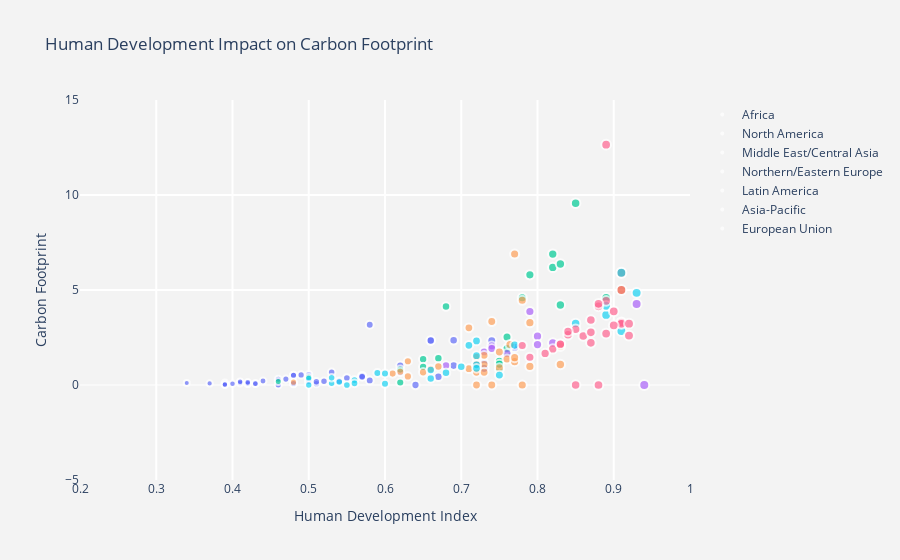

The notebook cell saved with this chart:
### Markdown cell above
## Hypothesis 2: More Poverty a country has, the more carbon footprint

### Code cell
import chart_studio.plotly as py
import plotly.graph_objs as go
from plotly.offline import init_notebook_mode, iplot
init_notebook_mode(connected=True)
import pandas as pd
import math

df_2007 = MERGE2
df_2007['HDI'].fillna(0, inplace=True)
df_2007['ExpTrade_Mill'].fillna(0, inplace=True)
df_2007['Total Ecological Footprint'].fillna(0, inplace=True)
df_2007['GDP per Capita'].fillna(0, inplace=True)
df_2007["Population (millions)"].fillna(0, inplace=True)
df_2007["Carbon Footprint"].fillna(0, inplace=True)

#slope = 2.666051223553066e-05
hover_text = []
bubble_size = []

for index, row in df_2007.iterrows(): # each row of the df_2007 will be referenced
    hover_text.append(('Country: {country}<br>'+
                      'Total Ecological Footprint: {EcoFoot}<br>'+
                      'GDP per capita: {gdp}<br>'+
                      'Population (Millions): {pop}<br>'+
                      'Year: {year}').format(country=row['Country'],
                                            EcoFoot=row['Total Ecological Footprint'],
                                            gdp=row['GDP per Capita'],
                                            pop=row["Population (millions)"],
                                            year='2016'))
    #bubble_size.append(math.sqrt(row["Population (millions)"]*slope))
    bubble_size.append(row["HDI"])

df_2007['text'] = hover_text
df_2007['size'] = bubble_size
sizeref = 2.*max(df_2007['size'])/(10**2)

trace0 = go.Scatter(
    x=df_2007['HDI'][df_2007['Region'] == 'Africa'],
    y=df_2007["Carbon Footprint"][df_2007['Region'] == 'Africa'],
    mode='markers',
    name='Africa',
    text=df_2007['text'][df_2007['Region'] == 'Africa'],
    marker=dict(
        symbol='circle',
        sizemode='area',
        sizeref=sizeref,
        size=df_2007['size'][df_2007['Region'] == 'Africa'],
        line=dict(
            width=2
        ),
    )
)
trace1 = go.Scatter(
    x=df_2007['HDI'][df_2007['Region'] == 'North America'],
    y=df_2007["Carbon Footprint"][df_2007['Region'] == 'North America'],
    mode='markers',
    name='North America',
    text=df_2007['text'][df_2007['Region'] == 'North America'],
    marker=dict(
        sizemode='area',
        sizeref=sizeref,
        size=df_2007['size'][df_2007['Region'] == 'North America'],
        line=dict(
            width=2
        ),
    )
)
trace2 = go.Scatter(
    x=df_2007['HDI'][df_2007['Region'] == 'Middle East/Central Asia'],
    y=df_2007["Carbon Footprint"][df_2007['Region'] == 'Middle East/Central Asia'],
    mode='markers',
    name='Middle East/Central Asia',
    text=df_2007['text'][df_2007['Region'] == 'Middle East/Central Asia'],
    marker=dict(
        sizemode='area',
        sizeref=sizeref,
        size=df_2007['size'][df_2007['Region'] == 'Middle East/Central Asia'],
        line=dict(
            width=2
        ),
    )
)
trace3 = go.Scatter(
    x=df_2007['HDI'][df_2007['Region'] == 'Northern/Eastern Europe'],
    y=df_2007["Carbon Footprint"][df_2007['Region'] == 'Northern/Eastern Europe'],
    mode='markers',
    name='Northern/Eastern Europe',
    text=df_2007['text'][df_2007['Region'] == 'Northern/Eastern Europe'],
    marker=dict(
        sizemode='area',
        sizeref=sizeref,
        size=df_2007['size'][df_2007['Region'] == 'Northern/Eastern Europe'],
        line=dict(
            width=2
        ),
    )
)
trace4 = go.Scatter(
    x=df_2007['HDI'][df_2007['Region'] == 'Latin America'],
    y=df_2007["Carbon Footprint"][df_2007['Region'] == 'Latin America'],
    mode='markers',
    name='Latin America',
    text=df_2007['text'][df_2007['Region'] == 'Latin America'],
    marker=dict(
        sizemode='area',
        sizeref=sizeref,
        size=df_2007['size'][df_2007['Region'] == 'Latin America'],
        line=dict(
            width=2
        ),
    )
)

trace5 = go.Scatter(
    x=df_2007['HDI'][df_2007['Region'] == 'Asia-Pacific'],
    y=df_2007["Carbon Footprint"][df_2007['Region'] == 'Asia-Pacific'],
    mode='markers',
    name='Asia-Pacific',
    text=df_2007['text'][df_2007['Region'] == 'Asia-Pacific'],
    marker=dict(
        sizemode='area',
        sizeref=sizeref,
        size=df_2007['size'][df_2007['Region'] == 'Asia-Pacific'],
        line=dict(
            width=2
        ),
    )
)

trace6 = go.Scatter(
    x=df_2007['HDI'][df_2007['Region'] == 'European Union'],
    y=df_2007["Carbon Footprint"][df_2007['Region'] == 'European Union'],
    mode='markers',
    name='European Union',
    text=df_2007['text'][df_2007['Region'] == 'European Union'],
    marker=dict(
        sizemode='area',
        sizeref=sizeref,
        size=df_2007['size'][df_2007['Region'] == 'European Union'],
        line=dict(
            width=2
        ),
    )
)
                      
trace7 = go.Scatter(
    x=df_2007['HDI'][df_2007['Region'] == 'nan'],
    y=df_2007["Carbon Footprint"][df_2007['Region'] == 'nan'],
    mode='markers',
    name='nan',
    text=df_2007['text'][df_2007['Region'] == 'nan'],
    marker=dict(
        sizemode='area',
        sizeref=sizeref,
        size=df_2007['size'][df_2007['Region'] == 'nan'],
        line=dict(
            width=2
        ),
    )
)
                      
data = [trace0, trace1, trace2, trace3, trace4, trace5, trace6, trace7]
layout = go.Layout(
    title='Human Development Impact on Carbon Footprint',
    xaxis=dict(
        title='Human Development Index',
        gridcolor='rgb(255, 255, 255)',
        range=[0.2, 1],
        #type='log',
        zerolinewidth=1,
        ticklen=5,
        gridwidth=2,
    ),
    yaxis=dict(
        title='Carbon Footprint',
        gridcolor='rgb(255, 255, 255)',
        range=[-5, 15],
        zerolinewidth=1,
        ticklen=5,
        gridwidth=2,
    ),
    paper_bgcolor='rgb(243, 243, 243)',
    plot_bgcolor='rgb(243, 243, 243)',
)

fig = go.Figure(data=data, layout=layout)
iplot(fig)

### Figure 1 — Plotly figure (JSON) as saved in the notebook; plotly's stock layout.template omitted (floating-point values rounded to 4 significant figures)
{"data": [{"marker": {"line": {"width": 2}, "size": [0.73, 0.52, 0.48, 0.69, 0.39, 0.39, 0.64, 0.5, 0.37, 0.39, 0.5, 0.57, 0.57, 0.42, 0.42, 0, 0.46, 0.69, 0.58, 0.39, 0.43, 0.67, 0.44, 0.57, 0.41, 0.42, 0.54, 0.48, 0.42, 0.74, 0.51, 0.43, 0.41, 0.5, 0.77, 0.62, 0.41, 0.62, 0.34, 0.5, 0.48, 0, 0.55, 0.46, 0.4, 0, 0.66, 0.66, 0.53, 0.51, 0.47, 0.72, 0.48, 0.58, 0.49], "sizemode": "area", "sizeref": 0.0188, "symbol": "circle"}, "mode": "markers", "name": "Africa", "text": ["Country: Algeria<br>Total Ecological Footprint: 2.12<br>GDP per capita: $5,430.57<br>Population (Millions): 38.48<br>Year: 2016", "Country: Angola<br>Total Ecological Footprint: 0.93<br>GDP per capita: $4,665.91<br>Population (Millions): 20.82<br>Year: 2016", "Country: Benin<br>Total Ecological Footprint: 1.41<br>GDP per capita: $746.83<br>Population (Millions): 10.05<br>Year: 2016", "Country: Botswana<br>Total Ecological Footprint: 3.83<br>GDP per capita: $7,743.50<br>Population (Millions): 2.0<br>Year: 2016", "Country: Burkina Faso<br>Total Ecological Footprint: 1.21<br>GDP per capita: $671.07<br>Population (Millions): 16.46<br>Year: 2016", "Country: Burundi<br>Total Ecological Footprint: 0.8<br>GDP per capita: $276.69<br>Population (Millions): 9.85<br>Year: 2016", "Country: Cabo Verde<br>Total Ecological Footprint: 2.52<br>GDP per capita: $3,801.45<br>Population (Millions): 0.49<br>Year: 2016", "Country: Cameroon<br>Total Ecological Footprint: 1.17<br>GDP per capita: $1,271.21<br>Population (Millions): 21.7<br>Year: 2016", "Country: Central African Republic<br>Total Ecological Footprint: 1.24<br>GDP per capita: $495.04<br>Population (Millions): 4.53<br>Year: 2016", "Country: Chad<br>Total Ecological Footprint: 1.46<br>GDP per capita: $1,161.22<br>Population (Millions): 12.45<br>Year: 2016", "Country: Comoros<br>Total Ecological Footprint: 1.03<br>GDP per capita: $860.24<br>Population (Millions): 0.72<br>Year: 2016", "Country: Congo<br>Total Ecological Footprint: 1.29<br>GDP per capita: $1,943.69<br>Population (Millions): 4.34<br>Year: 2016", "Country: Congo<br>Total Ecological Footprint: 1.29<br>GDP per capita: $1,943.69<br>Population (Millions): 4.34<br>Year: 2016", "Country: Congo<br>Total Ecological Footprint: 0.82<br>GDP per capita: $338.63<br>Population (Millions): 65.7<br>Year: 2016", "Country: Congo<br>Total Ecological Footprint: 0.82<br>GDP per capita: $338.63<br>Population (Millions): 65.7<br>Year: 2016", "Country: CotedeIvoire<br>Total Ecological Footprint: 1.27<br>GDP per capita: $1,016.83<br>Population (Millions): 19.84<br>Year: 2016", "Country: Djibouti<br>Total Ecological Footprint: 2.19<br>GDP per capita: $1,433.17<br>Population (Millions): 0.86<br>Year: 2016", "Country: Egypt<br>Total Ecological Footprint: 2.15<br>GDP per capita: $2,930.33<br>Population (Millions): 80.72<br>Year: 2016", "Country: Equatorial Guinea<br>Total Ecological Footprint: 3.97<br>GDP per capita: $24,064.00<br>Population (Millions): 0.74<br>Year: 2016", "Country: Eritrea<br>Total Ecological Footprint: 0.42<br>GDP per capita: $439.73<br>Population (Millions): 6.13<br>Year: 2016", "Country: Ethiopia<br>Total Ecological Footprint: 1.02<br>GDP per capita: $379.38<br>Population (Millions): 91.73<br>Year: 2016", "Country: Gabon<br>Total Ecological Footprint: 2.02<br>GDP per capita: $11,989.00<br>Population (Millions): 1.63<br>Year: 2016", "Country: Gambia<br>Total Ecological Footprint: 1.03<br>GDP per capita: $505.76<br>Population (Millions): 1.79<br>Year: 2016", "Country: Ghana<br>Total Ecological Footprint: 1.97<br>GDP per capita: $1,627.90<br>Population (Millions): 25.37<br>Year: 2016", "Country: Guinea<br>Total Ecological Footprint: 1.41<br>GDP per capita: $459.09<br>Population (Millions): 11.45<br>Year: 2016", "Country: Guinea-Bissau<br>Total Ecological Footprint: 1.53<br>GDP per capita: $681.25<br>Population (Millions): 1.66<br>Year: 2016", "Country: Kenya<br>Total Ecological Footprint: 1.03<br>GDP per capita: $1,062.11<br>Population (Millions): 43.18<br>Year: 2016", "Country: Lesotho<br>Total Ecological Footprint: 1.66<br>GDP per capita: $1,338.42<br>Population (Millions): 2.05<br>Year: 2016", "Country: Liberia<br>Total Ecological Footprint: 1.21<br>GDP per capita: $397.38<br>Population (Millions): 4.19<br>Year: 2016", "Country: Libyan Arab Jamahiriya<br>Total Ecological Footprint: 3.69<br>GDP per capita: $5,859.43<br>Population (Millions): 6.16<br>Year: 2016", "Country: Madagascar<br>Total Ecological Footprint: 0.99<br>GDP per capita: $456.33<br>Population (Millions): 22.29<br>Year: 2016", "Country: Malawi<br>Total Ecological Footprint: 0.81<br>GDP per capita: $493.84<br>Population (Millions): 15.91<br>Year: 2016", "Country: Mali<br>Total Ecological Footprint: 1.53<br>GDP per capita: $741.22<br>Population (Millions): 14.85<br>Year: 2016", "Country: Mauritania<br>Total Ecological Footprint: 2.54<br>GDP per capita: $1,524.39<br>Population (Millions): 3.8<br>Year: 2016", "Country: Mauritius<br>Total Ecological Footprint: 3.46<br>GDP per capita: $8,811.15<br>Population (Millions): 1.24<br>Year: 2016", "Country: Morocco<br>Total Ecological Footprint: 1.68<br>GDP per capita: $3,149.43<br>Population (Millions): 32.52<br>Year: 2016", "Country: Mozambique<br>Total Ecological Footprint: 0.87<br>GDP per capita: $538.82<br>Population (Millions): 25.2<br>Year: 2016", "Country: Namibia<br>Total Ecological Footprint: 2.48<br>GDP per capita: $5,880.80<br>Population (Millions): 2.26<br>Year: 2016", "Country: Niger<br>Total Ecological Footprint: 1.56<br>GDP per capita: $410.91<br>Population (Millions): 17.16<br>Year: 2016", "Country: Nigeria<br>Total Ecological Footprint: 1.16<br>GDP per capita: $2,612.12<br>Population (Millions): 168.83<br>Year: 2016", "Country: Rwanda<br>Total Ecological Footprint: 0.87<br>GDP per capita: $628.08<br>Population (Millions): 11.46<br>Year: 2016", "Country: Réunion<br>Total Ecological Footprint: 3.65<br>GDP per capita: 0<br>Population (Millions): 0.86<br>Year: 2016", "Country: Sao Tome and Principe<br>Total Ecological Footprint: 1.49<br>GDP per capita: $1,384.53<br>Population (Millions): 0.19<br>Year: 2016", "Country: Senegal<br>Total Ecological Footprint: 1.21<br>GDP per capita: $1,079.27<br>Population (Millions): 13.73<br>Year: 2016", "Country: Sierra Leone<br>Total Ecological Footprint: 1.24<br>GDP per capita: $499.89<br>Population (Millions): 5.98<br>Year: 2016", "Country: Somalia<br>Total Ecological Footprint: 1.24<br>GDP per capita: 0<br>Population (Millions): 10.2<br>Year: 2016", "Country: South Africa<br>Total Ecological Footprint: 3.31<br>GDP per capita: $8,089.87<br>Population (Millions): 52.39<br>Year: 2016", "Country: South Africa<br>Total Ecological Footprint: 3.31<br>GDP per capita: $8,089.87<br>Population (Millions): 52.39<br>Year: 2016", "Country: Swaziland<br>Total Ecological Footprint: 2.01<br>GDP per capita: $4,657.48<br>Population (Millions): 1.23<br>Year: 2016", "Country: Tanzania, United Republic of<br>Total Ecological Footprint: 1.32<br>GDP per capita: $765.33<br>Population (Millions): 47.78<br>Year: 2016", "Country: Togo<br>Total Ecological Footprint: 1.13<br>GDP per capita: $580.86<br>Population (Millions): 6.64<br>Year: 2016", "Country: Tunisia<br>Total Ecological Footprint: 2.34<br>GDP per capita: $4,305.07<br>Population (Millions): 10.88<br>Year: 2016", "Country: Uganda<br>Total Ecological Footprint: 1.24<br>GDP per capita: $601.35<br>Population (Millions): 36.35<br>Year: 2016", "Country: Zambia<br>Total Ecological Footprint: 0.99<br>GDP per capita: $1,740.64<br>Population (Millions): 14.08<br>Year: 2016", "Country: Zimbabwe<br>Total Ecological Footprint: 1.37<br>GDP per capita: $865.91<br>Population (Millions): 13.72<br>Year: 2016"], "type": "scatter", "x": [0.73, 0.52, 0.48, 0.69, 0.39, 0.39, 0.64, 0.5, 0.37, 0.39, 0.5, 0.57, 0.57, 0.42, 0.42, 0, 0.46, 0.69, 0.58, 0.39, 0.43, 0.67, 0.44, 0.57, 0.41, 0.42, 0.54, 0.48, 0.42, 0.74, 0.51, 0.43, 0.41, 0.5, 0.77, 0.62, 0.41, 0.62, 0.34, 0.5, 0.48, 0, 0.55, 0.46, 0.4, 0, 0.66, 0.66, 0.53, 0.51, 0.47, 0.72, 0.48, 0.58, 0.49], "y": [1.14, 0.2, 0.51, 2.36, 0.12, 0.04, 0, 0.19, 0.08, 0.01, 0.25, 0.47, 0.47, 0.07, 0.07, 0.26, 0, 1.02, 3.17, 0.03, 0.07, 0.43, 0.21, 0.43, 0.16, 0.09, 0.2, 0.51, 0.14, 2.33, 0.07, 0.07, 0.1, 0.55, 1.99, 0.67, 0.17, 1.02, 0.1, 0.21, 0.07, 3.27, 0.37, 0.3, 0.07, 0.07, 2.34, 2.34, 0.67, 0.17, 0.31, 1.11, 0.08, 0.24, 0.53]}, {"marker": {"line": {"width": 2}, "size": [0, 0.91, 0.91], "sizemode": "area", "sizeref": 0.0188}, "mode": "markers", "name": "North America", "text": ["Country: Bermuda<br>Total Ecological Footprint: 5.77<br>GDP per capita: $70,626.30<br>Population (Millions): 0.06<br>Year: 2016", "Country: Canada<br>Total Ecological Footprint: 8.17<br>GDP per capita: $52,145.40<br>Population (Millions): 34.84<br>Year: 2016", "Country: USA<br>Total Ecological Footprint: 8.22<br>GDP per capita: $49,725.00<br>Population (Millions): 317.5<br>Year: 2016"], "type": "scatter", "x": [0, 0.91, 0.91], "y": [0, 5, 5.9]}, {"marker": {"line": {"width": 2}, "size": [0.46, 0.73, 0.75, 0.82, 0.75, 0.76, 0.65, 0.89, 0.75, 0.78, 0.82, 0.65, 0.76, 0.79, 0.85, 0.83, 0.62, 0.62, 0.76, 0.68, 0.83, 0.67, 0.5], "sizemode": "area", "sizeref": 0.0188}, "mode": "markers", "name": "Middle East/Central Asia", "text": ["Country: Afghanistan<br>Total Ecological Footprint: 0.79<br>GDP per capita: $614.66<br>Population (Millions): 29.82<br>Year: 2016", "Country: Armenia<br>Total Ecological Footprint: 2.23<br>GDP per capita: $3,426.39<br>Population (Millions): 2.97<br>Year: 2016", "Country: Azerbaijan<br>Total Ecological Footprint: 2.31<br>GDP per capita: $7,106.04<br>Population (Millions): 9.31<br>Year: 2016", "Country: Bahrain<br>Total Ecological Footprint: 7.49<br>GDP per capita: $24,299.00<br>Population (Millions): 1.32<br>Year: 2016", "Country: Georgia<br>Total Ecological Footprint: 1.58<br>GDP per capita: $3,710.70<br>Population (Millions): 4.36<br>Year: 2016", "Country: Iran<br>Total Ecological Footprint: 2.79<br>GDP per capita: $7,511.10<br>Population (Millions): 76.42<br>Year: 2016", "Country: Iraq<br>Total Ecological Footprint: 1.88<br>GDP per capita: $5,848.54<br>Population (Millions): 32.78<br>Year: 2016", "Country: Israel<br>Total Ecological Footprint: 6.22<br>GDP per capita: $33,718.90<br>Population (Millions): 7.64<br>Year: 2016", "Country: Jordan<br>Total Ecological Footprint: 2.1<br>GDP per capita: $4,615.17<br>Population (Millions): 7.01<br>Year: 2016", "Country: Kazakhstan<br>Total Ecological Footprint: 5.55<br>GDP per capita: $11,278.00<br>Population (Millions): 16.27<br>Year: 2016", "Country: Kuwait<br>Total Ecological Footprint: 8.13<br>GDP per capita: $41,830.50<br>Population (Millions): 3.25<br>Year: 2016", "Country: Kyrgyzstan<br>Total Ecological Footprint: 1.91<br>GDP per capita: $1,116.37<br>Population (Millions): 5.47<br>Year: 2016", "Country: Lebanon<br>Total Ecological Footprint: 3.84<br>GDP per capita: $9,143.86<br>Population (Millions): 4.65<br>Year: 2016", "Country: Oman<br>Total Ecological Footprint: 7.52<br>GDP per capita: $22,622.80<br>Population (Millions): 3.31<br>Year: 2016", "Country: Qatar<br>Total Ecological Footprint: 10.8<br>GDP per capita: $99,431.50<br>Population (Millions): 2.05<br>Year: 2016", "Country: Saudi Arabia<br>Total Ecological Footprint: 5.61<br>GDP per capita: $23,593.80<br>Population (Millions): 28.29<br>Year: 2016", "Country: Syrian Arab Republic<br>Total Ecological Footprint: 1.51<br>GDP per capita: 0<br>Population (Millions): 21.89<br>Year: 2016", "Country: Tajikistan<br>Total Ecological Footprint: 0.91<br>GDP per capita: $836.17<br>Population (Millions): 8.01<br>Year: 2016", "Country: Turkey<br>Total Ecological Footprint: 3.33<br>GDP per capita: $10,437.70<br>Population (Millions): 74.0<br>Year: 2016", "Country: Turkmenistan<br>Total Ecological Footprint: 5.47<br>GDP per capita: $5,290.14<br>Population (Millions): 5.17<br>Year: 2016", "Country: United Arab Emirates<br>Total Ecological Footprint: 7.93<br>GDP per capita: $40,817.40<br>Population (Millions): 9.206<br>Year: 2016", "Country: Uzbekistan<br>Total Ecological Footprint: 2.32<br>GDP per capita: $1,560.85<br>Population (Millions): 28.54<br>Year: 2016", "Country: Yemen<br>Total Ecological Footprint: 1.03<br>GDP per capita: $1,302.30<br>Population (Millions): 23.85<br>Year: 2016"], "type": "scatter", "x": [0.46, 0.73, 0.75, 0.82, 0.75, 0.76, 0.65, 0.89, 0.75, 0.78, 0.82, 0.65, 0.76, 0.79, 0.85, 0.83, 0.62, 0.62, 0.76, 0.68, 0.83, 0.67, 0.5], "y": [0.18, 0.89, 1.25, 6.19, 0.83, 1.72, 1.36, 4.59, 1.09, 4.59, 6.89, 0.95, 2.52, 5.8, 9.57, 4.21, 0.81, 0.13, 1.92, 4.13, 6.37, 1.41, 0.42]}, {"marker": {"line": {"width": 2}, "size": [0.73, 0.8, 0.73, 0.82, 0.74, 0.68, 0.8, 0.94, 0.79, 0.76, 0.93, 0.74], "sizemode": "area", "sizeref": 0.0188}, "mode": "markers", "name": "Northern/Eastern Europe", "text": ["Country: Albania<br>Total Ecological Footprint: 2.21<br>GDP per capita: $4,534.37<br>Population (Millions): 3.16<br>Year: 2016", "Country: Belarus<br>Total Ecological Footprint: 5.09<br>GDP per capita: $6,300.45<br>Population (Millions): 9.4<br>Year: 2016", "Country: Bosnia Herzegovina<br>Total Ecological Footprint: 3.12<br>GDP per capita: $4,708.85<br>Population (Millions): 3.83<br>Year: 2016", "Country: Croatia<br>Total Ecological Footprint: 3.92<br>GDP per capita: $14,522.80<br>Population (Millions): 4.31<br>Year: 2016", "Country: Macedonia<br>Total Ecological Footprint: 3.26<br>GDP per capita: $5,174.89<br>Population (Millions): 2.11<br>Year: 2016", "Country: Moldova<br>Total Ecological Footprint: 1.78<br>GDP per capita: $1,971.03<br>Population (Millions): 3.51<br>Year: 2016", "Country: Montenegro<br>Total Ecological Footprint: 3.78<br>GDP per capita: $7,251.60<br>Population (Millions): 0.62<br>Year: 2016", "Country: Norway<br>Total Ecological Footprint: 4.98<br>GDP per capita: $100,172.00<br>Population (Millions): 4.99<br>Year: 2016", "Country: Russian Federation<br>Total Ecological Footprint: 5.69<br>GDP per capita: $13,320.20<br>Population (Millions): 143.17<br>Year: 2016", "Country: Serbia<br>Total Ecological Footprint: 2.7<br>GDP per capita: $6,426.18<br>Population (Millions): 9.55<br>Year: 2016", "Country: Switzerland<br>Total Ecological Footprint: 5.79<br>GDP per capita: $88,506.20<br>Population (Millions): 8.0<br>Year: 2016", "Country: Ukraine<br>Total Ecological Footprint: 2.84<br>GDP per capita: $3,589.63<br>Population (Millions): 45.53<br>Year: 2016"], "type": "scatter", "x": [0.73, 0.8, 0.73, 0.82, 0.74, 0.68, 0.8, 0.94, 0.79, 0.76, 0.93, 0.74], "y": [0.87, 2.57, 1.74, 2.21, 2.06, 1.03, 2.13, 0, 3.87, 1.66, 4.26, 1.92]}, {"marker": {"line": {"width": 2}, "size": [0.78, 0.83, 0, 0.78, 0.79, 0.65, 0.75, 0, 0, 0.83, 0.72, 0.76, 0.77, 0.72, 0.71, 0.73, 0.66, 0, 0.74, 0, 0.62, 0.63, 0.48, 0.61, 0.72, 0, 0.75, 0, 0.63, 0.77, 0.67, 0.73, 0.74, 0.73, 0.72, 0.71, 0.77, 0.79, 0.7638], "sizemode": "area", "sizeref": 0.0188}, "mode": "markers", "name": "Latin America", "text": ["Country: Antigua and Barbuda<br>Total Ecological Footprint: 5.38<br>GDP per capita: $13,205.10<br>Population (Millions): 0.09<br>Year: 2016", "Country: Argentina<br>Total Ecological Footprint: 3.14<br>GDP per capita: $13,540.00<br>Population (Millions): 41.09<br>Year: 2016", "Country: Aruba<br>Total Ecological Footprint: 11.88<br>GDP per capita: 0<br>Population (Millions): 0.1<br>Year: 2016", "Country: Bahamas<br>Total Ecological Footprint: 6.84<br>GDP per capita: $22,647.30<br>Population (Millions): 0.37<br>Year: 2016", "Country: Barbados<br>Total Ecological Footprint: 4.48<br>GDP per capita: $15,722.80<br>Population (Millions): 0.28<br>Year: 2016", "Country: Bolivia<br>Total Ecological Footprint: 2.96<br>GDP per capita: $2,253.09<br>Population (Millions): 10.5<br>Year: 2016", "Country: Brazil<br>Total Ecological Footprint: 3.11<br>GDP per capita: $13,237.60<br>Population (Millions): 198.66<br>Year: 2016", "Country: British Virgin Islands<br>Total Ecological Footprint: 2.86<br>GDP per capita: 0<br>Population (Millions): 0.03<br>Year: 2016", "Country: Cayman Islands<br>Total Ecological Footprint: 5.65<br>GDP per capita: 0<br>Population (Millions): 0.06<br>Year: 2016", "Country: Chile<br>Total Ecological Footprint: 4.36<br>GDP per capita: $14,525.80<br>Population (Millions): 17.46<br>Year: 2016", "Country: Colombia<br>Total Ecological Footprint: 1.87<br>GDP per capita: $7,305.22<br>Population (Millions): 47.7<br>Year: 2016", "Country: Costa Rica<br>Total Ecological Footprint: 2.84<br>GDP per capita: $8,979.96<br>Population (Millions): 4.8<br>Year: 2016", "Country: Cuba<br>Total Ecological Footprint: 1.95<br>GDP per capita: $5,175.94<br>Population (Millions): 11.27<br>Year: 2016", "Country: Dominica<br>Total Ecological Footprint: 2.57<br>GDP per capita: $7,088.01<br>Population (Millions): 0.07<br>Year: 2016", "Country: Dominican Republic<br>Total Ecological Footprint: 1.53<br>GDP per capita: $6,085.89<br>Population (Millions): 10.28<br>Year: 2016", "Country: Ecuador<br>Total Ecological Footprint: 2.17<br>GDP per capita: $5,192.88<br>Population (Millions): 15.49<br>Year: 2016", "Country: El Salvador<br>Total Ecological Footprint: 2.07<br>GDP per capita: $3,696.33<br>Population (Millions): 6.3<br>Year: 2016", "Country: French Guiana<br>Total Ecological Footprint: 2.34<br>GDP per capita: 0<br>Population (Millions): 0.24<br>Year: 2016", "Country: Grenada<br>Total Ecological Footprint: 2.98<br>GDP per capita: $7,410.48<br>Population (Millions): 0.1<br>Year: 2016", "Country: Guadeloupe<br>Total Ecological Footprint: 3.23<br>GDP per capita: 0<br>Population (Millions): 0.46<br>Year: 2016", "Country: Guatemala<br>Total Ecological Footprint: 1.89<br>GDP per capita: $3,233.80<br>Population (Millions): 15.08<br>Year: 2016", "Country: Guyana<br>Total Ecological Footprint: 3.07<br>GDP per capita: $3,269.46<br>Population (Millions): 0.8<br>Year: 2016", "Country: Haiti<br>Total Ecological Footprint: 0.61<br>GDP per capita: $749.13<br>Population (Millions): 10.17<br>Year: 2016", "Country: Honduras<br>Total Ecological Footprint: 1.68<br>GDP per capita: $2,269.51<br>Population (Millions): 7.94<br>Year: 2016", "Country: Jamaica<br>Total Ecological Footprint: 1.89<br>GDP per capita: $5,226.30<br>Population (Millions): 2.77<br>Year: 2016", "Country: Martinique<br>Total Ecological Footprint: 2.08<br>GDP per capita: 0<br>Population (Millions): 0.4<br>Year: 2016", "Country: Mexico<br>Total Ecological Footprint: 2.89<br>GDP per capita: $10,123.90<br>Population (Millions): 120.85<br>Year: 2016", "Country: Montserrat<br>Total Ecological Footprint: 7.78<br>GDP per capita: 0<br>Population (Millions): 0.0<br>Year: 2016", "Country: Nicaragua<br>Total Ecological Footprint: 1.39<br>GDP per capita: $1,626.85<br>Population (Millions): 5.99<br>Year: 2016", "Country: Panama<br>Total Ecological Footprint: 2.79<br>GDP per capita: $8,410.77<br>Population (Millions): 3.8<br>Year: 2016", "Country: Paraguay<br>Total Ecological Footprint: 4.16<br>GDP per capita: $3,557.31<br>Population (Millions): 6.69<br>Year: 2016", "Country: Peru<br>Total Ecological Footprint: 2.28<br>GDP per capita: $5,684.73<br>Population (Millions): 29.99<br>Year: 2016", "Country: Saint Kitts and Nevis<br>Total Ecological Footprint: 4.94<br>GDP per capita: $12,952.50<br>Population (Millions): 0.05<br>Year: 2016", "Country: Saint Lucia<br>Total Ecological Footprint: 2.45<br>GDP per capita: $7,737.20<br>Population (Millions): 0.18<br>Year: 2016", "Country: Saint Vincent and Grenadines<br>Total Ecological Footprint: 3.11<br>GDP per capita: $6,171.48<br>Population (Millions): 0.11<br>Year: 2016", "Country: Suriname<br>Total Ecological Footprint: 4.25<br>GDP per capita: $8,190.70<br>Population (Millions): 0.54<br>Year: 2016", "Country: Trinidad and Tobago<br>Total Ecological Footprint: 7.92<br>GDP per capita: $18,310.80<br>Population (Millions): 1.34<br>Year: 2016", "Country: Uruguay<br>Total Ecological Footprint: 2.91<br>GDP per capita: $14,238.10<br>Population (Millions): 3.4<br>Year: 2016", "Country: Venezuela<br>Total Ecological Footprint: 3.57<br>GDP per capita: $10,237.80<br>Population (Millions): 29.96<br>Year: 2016"], "type": "scatter", "x": [0.78, 0.83, 0, 0.78, 0.79, 0.65, 0.75, 0, 0, 0.83, 0.72, 0.76, 0.77, 0.72, 0.71, 0.73, 0.66, 0, 0.74, 0, 0.62, 0.63, 0.48, 0.61, 0.72, 0, 0.75, 0, 0.63, 0.77, 0.67, 0.73, 0.74, 0.73, 0.72, 0.71, 0.77, 0.79, 0.7638], "y": [0, 1.08, 0, 4.46, 3.28, 0.67, 0.91, 0, 3.56, 2.04, 0.67, 1.37, 1.23, 1.47, 0.86, 1.08, 0.84, 1.58, 0, 2.61, 0.7, 1.25, 0.15, 0.6, 1.09, 1.73, 1.74, 0, 0.45, 1.44, 0.97, 0.67, 3.34, 1.56, 0, 3.01, 6.89, 0.98, 2.13]}, {"marker": {"line": {"width": 2}, "size": [0.93, 0.56, 0.59, 0.85, 0.55, 0.72, 0.72, 0, 0.6, 0.68, 0.89, 0.89, 0, 0.56, 0.77, 0.71, 0.53, 0, 0.54, 0, 0.91, 0.53, 0.5, 0.66, 0.7, 0.91, 0.5, 0.75, 0.72, 0.6, 0.72, 0.66, 0], "sizemode": "area", "sizeref": 0.0188}, "mode": "markers", "name": "Asia-Pacific", "text": ["Country: Australia<br>Total Ecological Footprint: 9.31<br>GDP per capita: $66,604.20<br>Population (Millions): 23.05<br>Year: 2016", "Country: Bangladesh<br>Total Ecological Footprint: 0.72<br>GDP per capita: $857.50<br>Population (Millions): 154.7<br>Year: 2016", "Country: Bhutan<br>Total Ecological Footprint: 4.84<br>GDP per capita: $2,395.00<br>Population (Millions): 0.74<br>Year: 2016", "Country: Brunei Darussalam<br>Total Ecological Footprint: 4.06<br>GDP per capita: $47,097.40<br>Population (Millions): 0.41<br>Year: 2016", "Country: Cambodia<br>Total Ecological Footprint: 1.21<br>GDP per capita: $877.64<br>Population (Millions): 14.86<br>Year: 2016", "Country: China<br>Total Ecological Footprint: 3.38<br>GDP per capita: $5,560.94<br>Population (Millions): 1408.04<br>Year: 2016", "Country: Fiji<br>Total Ecological Footprint: 2.9<br>GDP per capita: $4,201.37<br>Population (Millions): 0.88<br>Year: 2016", "Country: French Polynesia<br>Total Ecological Footprint: 4.73<br>GDP per capita: 0<br>Population (Millions): 0.27<br>Year: 2016", "Country: India<br>Total Ecological Footprint: 1.16<br>GDP per capita: $1,513.85<br>Population (Millions): 1236.69<br>Year: 2016", "Country: Indonesia<br>Total Ecological Footprint: 1.58<br>GDP per capita: $3,688.53<br>Population (Millions): 246.86<br>Year: 2016", "Country: Japan<br>Total Ecological Footprint: 5.02<br>GDP per capita: $46,201.60<br>Population (Millions): 127.25<br>Year: 2016", "Country: Korea, Republic of<br>Total Ecological Footprint: 5.69<br>GDP per capita: $24,155.80<br>Population (Millions): 49.0<br>Year: 2016", "Country: Korea, Republic of<br>Total Ecological Footprint: 1.17<br>GDP per capita: 0<br>Population (Millions): 24.76<br>Year: 2016", "Country: Lao People's Democratic Republic<br>Total Ecological Footprint: 1.22<br>GDP per capita: $1,236.24<br>Population (Millions): 6.65<br>Year: 2016", "Country: Malaysia<br>Total Ecological Footprint: 3.71<br>GDP per capita: $10,252.60<br>Population (Millions): 29.24<br>Year: 2016", "Country: Mongolia<br>Total Ecological Footprint: 6.08<br>GDP per capita: $3,736.07<br>Population (Millions): 2.8<br>Year: 2016", "Country: Myanmar<br>Total Ecological Footprint: 1.43<br>GDP per capita: $1,117.58<br>Population (Millions): 52.8<br>Year: 2016", "Country: Nauru<br>Total Ecological Footprint: 2.94<br>GDP per capita: 0<br>Population (Millions): 0.01<br>Year: 2016", "Country: Nepal<br>Total Ecological Footprint: 0.98<br>GDP per capita: $700.07<br>Population (Millions): 27.47<br>Year: 2016", "Country: New Caledonia<br>Total Ecological Footprint: 3.58<br>GDP per capita: 0<br>Population (Millions): 0.25<br>Year: 2016", "Country: New Zealand<br>Total Ecological Footprint: 5.6<br>GDP per capita: $37,488.30<br>Population (Millions): 4.46<br>Year: 2016", "Country: Pakistan<br>Total Ecological Footprint: 0.79<br>GDP per capita: $1,218.60<br>Population (Millions): 179.16<br>Year: 2016", "Country: Papua New Guinea<br>Total Ecological Footprint: 1.91<br>GDP per capita: $1,871.21<br>Population (Millions): 7.17<br>Year: 2016", "Country: Philippines<br>Total Ecological Footprint: 1.1<br>GDP per capita: $2,379.44<br>Population (Millions): 96.71<br>Year: 2016", "Country: Samoa<br>Total Ecological Footprint: 2.77<br>GDP per capita: $4,067.15<br>Population (Millions): 0.19<br>Year: 2016", "Country: Singapore<br>Total Ecological Footprint: 7.97<br>GDP per capita: $53,122.40<br>Population (Millions): 5.3<br>Year: 2016", "Country: Solomon Isds<br>Total Ecological Footprint: 1.29<br>GDP per capita: $1,647.86<br>Population (Millions): 0.55<br>Year: 2016", "Country: Sri Lanka<br>Total Ecological Footprint: 1.32<br>GDP per capita: $2,880.03<br>Population (Millions): 21.1<br>Year: 2016", "Country: Thailand<br>Total Ecological Footprint: 2.66<br>GDP per capita: $5,479.29<br>Population (Millions): 66.78<br>Year: 2016", "Country: Timor-Leste<br>Total Ecological Footprint: 0.48<br>GDP per capita: $5,167.86<br>Population (Millions): 1.11<br>Year: 2016", "Country: Tonga<br>Total Ecological Footprint: 2.7<br>GDP per capita: $4,330.90<br>Population (Millions): 0.1<br>Year: 2016", "Country: Viet Nam<br>Total Ecological Footprint: 1.65<br>GDP per capita: $1,532.31<br>Population (Millions): 90.8<br>Year: 2016", "Country: Wallis and Futuna Islands<br>Total Ecological Footprint: 2.07<br>GDP per capita: 0<br>Population (Millions): 0.01<br>Year: 2016"], "type": "scatter", "x": [0.93, 0.56, 0.59, 0.85, 0.55, 0.72, 0.72, 0, 0.6, 0.68, 0.89, 0.89, 0, 0.56, 0.77, 0.71, 0.53, 0, 0.54, 0, 0.91, 0.53, 0.5, 0.66, 0.7, 0.91, 0.5, 0.75, 0.72, 0.6, 0.72, 0.66, 0], "y": [4.85, 0.26, 0.63, 3.24, 0, 2.32, 1.06, 2.39, 0.61, 0.64, 3.69, 4.17, 0.68, 0.09, 2.1, 2.09, 0.09, 0, 0.16, 1.78, 2.84, 0.38, 0.35, 0.34, 0.96, 5.91, 0, 0.52, 1.54, 0.06, 0.88, 0.79, 0]}, {"marker": {"line": {"width": 2}, "size": [0.88, 0.89, 0.78, 0.85, 0.87, 0.92, 0.85, 0.88, 0.89, 0.91, 0.91, 0.86, 0.82, 0.91, 0.87, 0.81, 0.83, 0.89, 0.92, 0.84, 0.83, 0.79, 0.84, 0.88, 0.87, 0.9, 0.9], "sizemode": "area", "sizeref": 0.0188}, "mode": "markers", "name": "European Union", "text": ["Country: Austria<br>Total Ecological Footprint: 6.06<br>GDP per capita: $51,274.10<br>Population (Millions): 8.46<br>Year: 2016", "Country: Belgium<br>Total Ecological Footprint: 7.44<br>GDP per capita: $48,053.30<br>Population (Millions): 11.06<br>Year: 2016", "Country: Bulgaria<br>Total Ecological Footprint: 3.32<br>GDP per capita: $7,615.28<br>Population (Millions): 7.28<br>Year: 2016", "Country: Cyprus<br>Total Ecological Footprint: 4.21<br>GDP per capita: $31,454.70<br>Population (Millions): 1.13<br>Year: 2016", "Country: Czech Republic<br>Total Ecological Footprint: 5.19<br>GDP per capita: $21,676.30<br>Population (Millions): 10.66<br>Year: 2016", "Country: Denmark<br>Total Ecological Footprint: 5.51<br>GDP per capita: $61,413.60<br>Population (Millions): 5.6<br>Year: 2016", "Country: Estonia<br>Total Ecological Footprint: 6.86<br>GDP per capita: $17,304.40<br>Population (Millions): 1.29<br>Year: 2016", "Country: Finland<br>Total Ecological Footprint: 5.87<br>GDP per capita: $50,960.20<br>Population (Millions): 5.41<br>Year: 2016", "Country: France<br>Total Ecological Footprint: 5.14<br>GDP per capita: $45,430.30<br>Population (Millions): 63.98<br>Year: 2016", "Country: Germany<br>Total Ecological Footprint: 5.3<br>GDP per capita: $46,822.40<br>Population (Millions): 82.8<br>Year: 2016", "Country: Germany<br>Total Ecological Footprint: 5.3<br>GDP per capita: $46,822.40<br>Population (Millions): 82.8<br>Year: 2016", "Country: Greece<br>Total Ecological Footprint: 4.38<br>GDP per capita: $25,987.40<br>Population (Millions): 11.12<br>Year: 2016", "Country: Hungary<br>Total Ecological Footprint: 2.92<br>GDP per capita: $13,964.20<br>Population (Millions): 9.98<br>Year: 2016", "Country: Ireland<br>Total Ecological Footprint: 5.57<br>GDP per capita: $52,853.60<br>Population (Millions): 4.58<br>Year: 2016", "Country: Italy<br>Total Ecological Footprint: 4.61<br>GDP per capita: $38,412.00<br>Population (Millions): 60.92<br>Year: 2016", "Country: Latvia<br>Total Ecological Footprint: 6.29<br>GDP per capita: $13,732.00<br>Population (Millions): 2.06<br>Year: 2016", "Country: Lithuania<br>Total Ecological Footprint: 5.83<br>GDP per capita: $14,373.70<br>Population (Millions): 3.03<br>Year: 2016", "Country: Luxembourg<br>Total Ecological Footprint: 15.82<br>GDP per capita: $114,665.00<br>Population (Millions): 0.52<br>Year: 2016", "Country: Netherlands<br>Total Ecological Footprint: 5.28<br>GDP per capita: $53,589.90<br>Population (Millions): 16.71<br>Year: 2016", "Country: Poland<br>Total Ecological Footprint: 4.44<br>GDP per capita: $13,769.50<br>Population (Millions): 38.21<br>Year: 2016", "Country: Portugal<br>Total Ecological Footprint: 3.88<br>GDP per capita: $23,217.30<br>Population (Millions): 10.6<br>Year: 2016", "Country: Romania<br>Total Ecological Footprint: 2.71<br>GDP per capita: $9,213.94<br>Population (Millions): 21.76<br>Year: 2016", "Country: Slovakia<br>Total Ecological Footprint: 4.06<br>GDP per capita: $18,103.10<br>Population (Millions): 5.45<br>Year: 2016", "Country: Slovenia<br>Total Ecological Footprint: 5.81<br>GDP per capita: $25,040.50<br>Population (Millions): 2.07<br>Year: 2016", "Country: Spain<br>Total Ecological Footprint: 3.67<br>GDP per capita: $32,008.70<br>Population (Millions): 46.76<br>Year: 2016", "Country: Sweden<br>Total Ecological Footprint: 7.25<br>GDP per capita: $59,381.90<br>Population (Millions): 9.51<br>Year: 2016", "Country: United Kingdom<br>Total Ecological Footprint: 4.94<br>GDP per capita: $40,980.50<br>Population (Millions): 63.03<br>Year: 2016"], "type": "scatter", "x": [0.88, 0.89, 0.78, 0.85, 0.87, 0.92, 0.85, 0.88, 0.89, 0.91, 0.91, 0.86, 0.82, 0.91, 0.87, 0.81, 0.83, 0.89, 0.92, 0.84, 0.83, 0.79, 0.84, 0.88, 0.87, 0.9, 0.9], "y": [4.14, 4.43, 2.08, 2.94, 3.42, 2.6, 0, 0, 2.71, 3.28, 3.28, 2.58, 1.9, 3.22, 2.77, 1.66, 2.15, 12.65, 3.23, 2.64, 2.15, 1.46, 2.82, 4.27, 2.22, 3.88, 3.14]}, {"marker": {"line": {"width": 2}, "size": [], "sizemode": "area", "sizeref": 0.0188}, "mode": "markers", "name": "nan", "text": [], "type": "scatter", "x": [], "y": []}], "layout": {"paper_bgcolor": "rgb(243, 243, 243)", "plot_bgcolor": "rgb(243, 243, 243)", "title": {"text": "Human Development Impact on Carbon Footprint"}, "xaxis": {"gridcolor": "rgb(255, 255, 255)", "gridwidth": 2, "range": [0.2, 1], "ticklen": 5, "title": {"text": "Human Development Index"}, "zerolinewidth": 1}, "yaxis": {"gridcolor": "rgb(255, 255, 255)", "gridwidth": 2, "range": [-5, 15], "ticklen": 5, "title": {"text": "Carbon Footprint"}, "zerolinewidth": 1}}}
